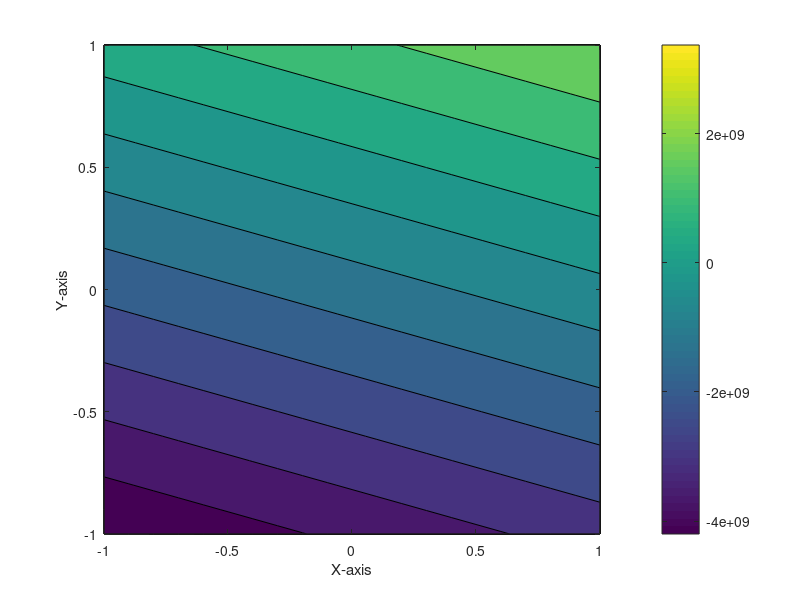

This figure's MATLAB source: (Note: this script raises an error after producing the figure.)
x=[0 1 1 0];
y=[0 0 1 1];
coordinates=[0 0; 1 0; 1 1; 0 1];
xdisp=[0.02 0.05 0.03 -0.02];
ydisp=[0.01 -0.01 0.04 -0.01];

d=[0.02 0.01 0.05 -0.01 0.03 0.04 -0.02 -0.01];

E=7*10^10;
v=0.3;

D=(E/(1-(v^2))).*[1 v 0; v 1-v 0; 0 0 ((1-(2*v))/2)];

zetaVal=-1:0.1:1;
etaVal=-1:0.1:1;

xVal= 0:0.05:1;
yVal=0:0.05:1;

dispMatX= zeros(length(zetaVal),length(etaVal));
dispMatY= zeros(length(zetaVal),length(etaVal));

for i=1:length(zetaVal)
    for j=1:length(etaVal)
        zeta=zetaVal(i);
        eta=etaVal(j);

        N1 = 0.25*(1 - zeta)*(1 - eta);
        N2 = 0.25*(1 + zeta)*(1 - eta);
        N3 = 0.25*(1 + zeta)*(1 + eta);
        N4 = 0.25*(1 - zeta)*(1 + eta);

        interDisp=[N1 N2 N3 N4]*[xdisp' ydisp']
        interDispMatrix(:, j, i) = interDisp'
        dispMatX(j,i)=interDisp(1);
        dispMatY(j,i)=interDisp(2);
        
        J = (1/4)*[eta-1 1-eta 1+eta -1-eta; zeta-1 -1-zeta 1+zeta 1-zeta]*(coordinates);
        Hstar = (1/4)*inv(J)*[eta-1 1-eta 1+eta -1-eta; zeta-1 -1-zeta 1+zeta 1-zeta];
        H = [Hstar(1,1) 0 Hstar(1,2) 0 Hstar(1,3) 0 Hstar(1,4) 0; 0 Hstar(2,1) 0 Hstar(2,2) 0 Hstar(2,3) 0 Hstar(2,4); Hstar(2,1) Hstar(1,1) Hstar(2,2) Hstar(1,2) Hstar(2,3) Hstar(1,3) Hstar(2,4) Hstar(1,4)];

        strain = H*transpose(d);
        stress = E.*strain;

        sigmaColl(j,i,:) = stress;
        sigma11 = sigmaColl(:,:,1);
        sigma22 = sigmaColl(:,:,2);
        sigma12 = sigmaColl(:,:,3);
    end
end
[X,Y]= meshgrid(zetaVal,etaVal)

figure (1)
contourf(X,Y,sigma11)
hold on
contourf(X,Y,sigma22)
contourf(X,Y,sigma12)
hold off
xlabel('X-axis')
ylabel('Y-axis')
colorbar

figure (2)
[X,Y] = meshgrid(x_vals,y_vals);

contourf(X,Y,disp_mat_x,10,'-.','ShowText','on')
xlabel('X-Axis')
ylabel('Y-Axis')
colorbar
H